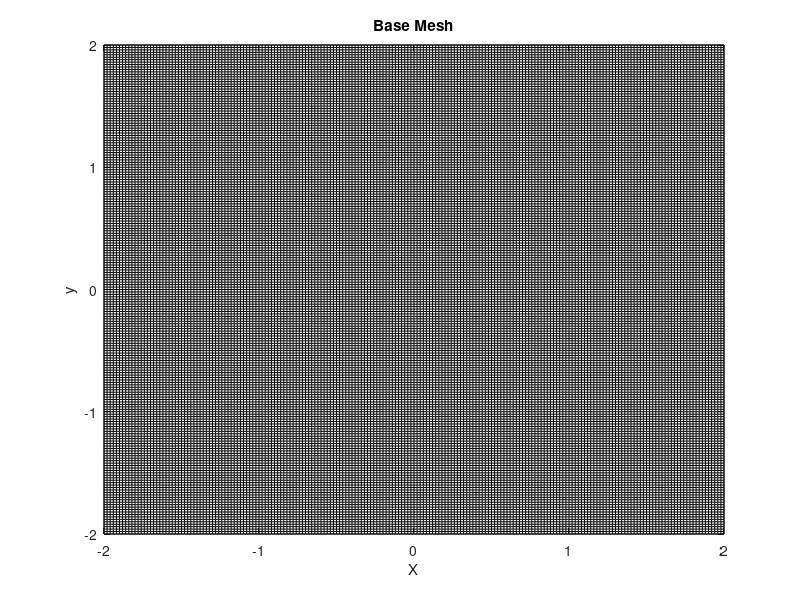
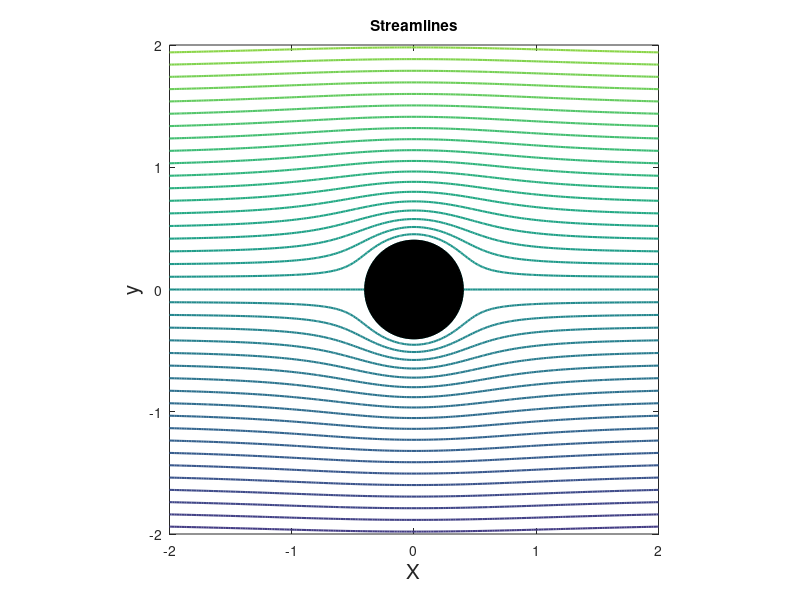
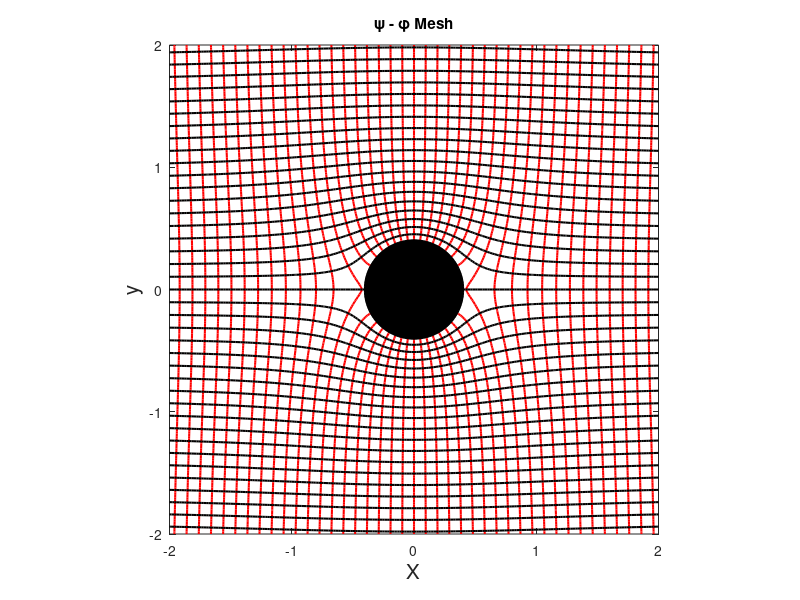
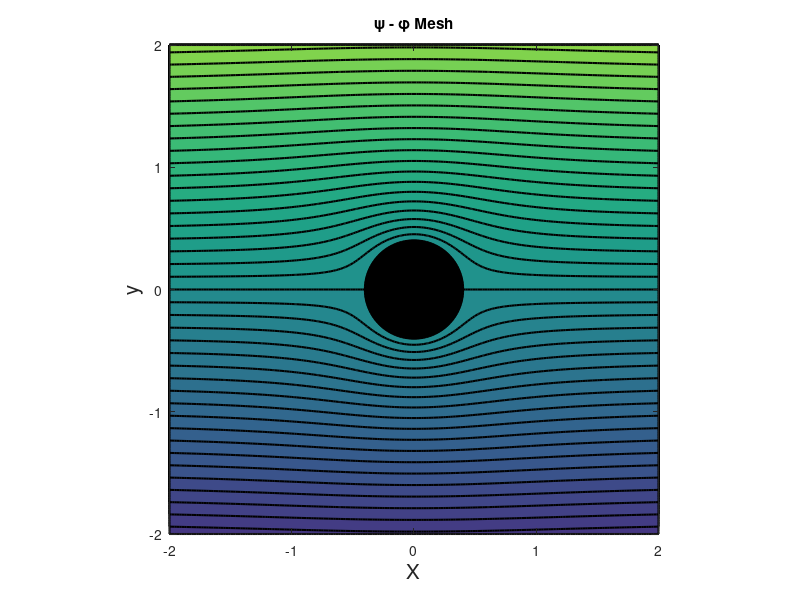

MATLAB code to generate these figures, in order:
clear all; close all; clc

% This program simulates the 
% Flow over a non lifting cylinder

mu = 1; % doublet strength
U = 1; %Free stream velocity parallel to x axis

R = sqrt(mu/(2*pi*U)); %Radius of circular cylinder
theta = 0:2*pi/100:2*pi;

xc = R*cos(theta);
yc = R*sin(theta);

% Grid
x = -2:0.02:2;
y = -2:0.02:2;

for m = 1:length(x)
    for n = 1:length(y)
        X(m,n) = x(m);
        Y(m,n) = y(n);

        % Stream Function
        psi_nonlifting_cy(m,n) = U*y(n) - (mu*y(n)/(2*pi))/(x(m)^2 + y(n)^2);

        % potential Function
        phi_nonlifting_cy(m,n) = U*x(m) + (mu*x(m)/(2*pi))/(x(m)^2 + y(n)^2);
    end
end

figure(1)
plot(X,Y,'-k',X',Y','-k')
xlabel('X')
ylabel('y')
title('Base Mesh')

figure(2)
% Streamlines
% contour(X,Y,psi_nonlifting_cy,-3:0.1:3,'k','LineWidth',2)
contour(X,Y,psi_nonlifting_cy,-3:0.1:3,'LineWidth',1.5)
hold on
plot(xc,yc,'k','LineWidth',1.5);
fill(xc,yc,'k')
xlabel('X','FontSize',15)
ylabel('y','FontSize',15)
title('Streamlines')
axis square
hold off

figure(3)
% Psi-Phi Mesh
contour(X,Y,phi_nonlifting_cy,-3:0.1:3,'r','LineWidth',1.5)
hold on
contour(X,Y,psi_nonlifting_cy,-3:0.1:3,'k','LineWidth',1.5)
plot(xc,yc,'k','LineWidth',2);
fill(xc,yc,'k')
xlabel('X','FontSize',15)
ylabel('y','FontSize',15)
title('\psi - \phi Mesh')
axis square
hold off

figure(4)
contourf(X,Y,psi_nonlifting_cy,-3:0.1:3,'LineWidth',1.5)
hold on
plot(xc,yc,'k','LineWidth',2);
fill(xc,yc,'k')
xlabel('X','FontSize',15)
ylabel('y','FontSize',15)
title('\psi - \phi Mesh')
axis square
hold off